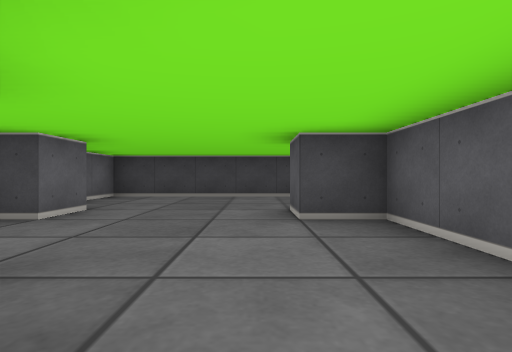
View 1 (above)

13 first-person views from a walk through a cub3D maze. The camera is about half as high as the walls, looks level and sees 80° across. The floor is counted in squares. Each view is taken from the middle of a square. On the plan, view 1 faces up. The plan holds only what a view shows up to about 9 squares ahead; the rest is blank.

View 2
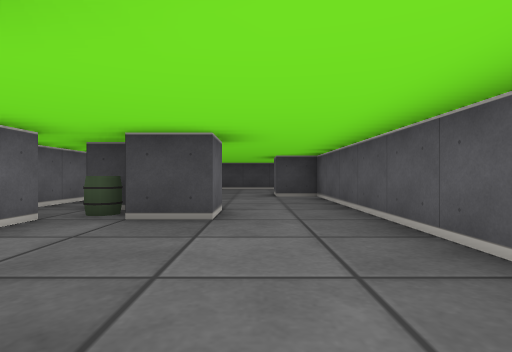

View 3
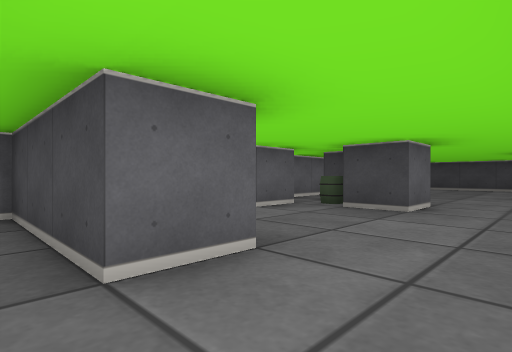

View 4
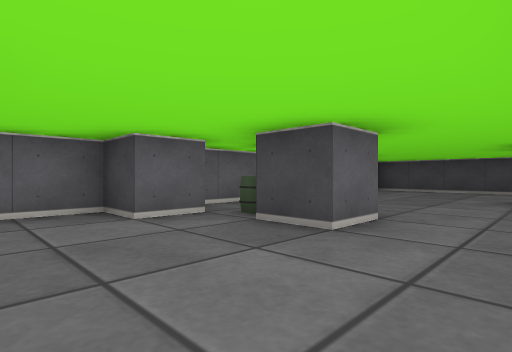

View 5
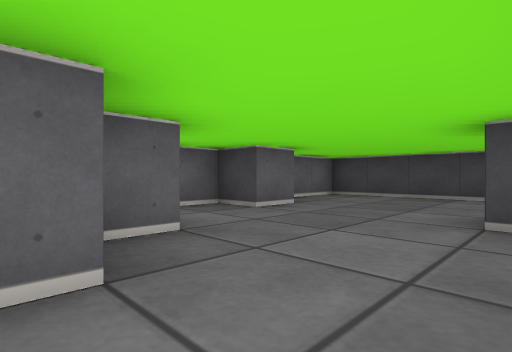

View 6
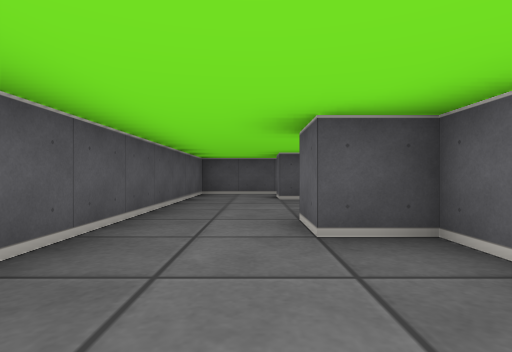

View 7
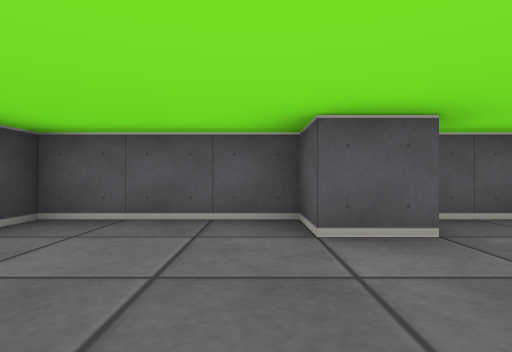

View 8
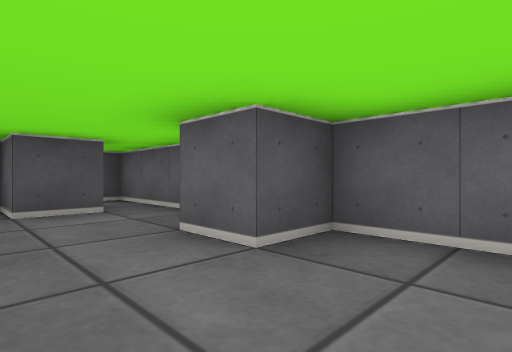

View 9
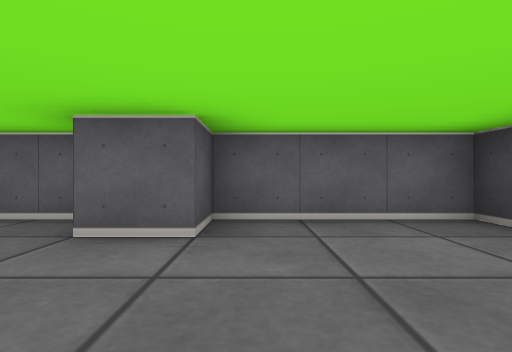

View 10
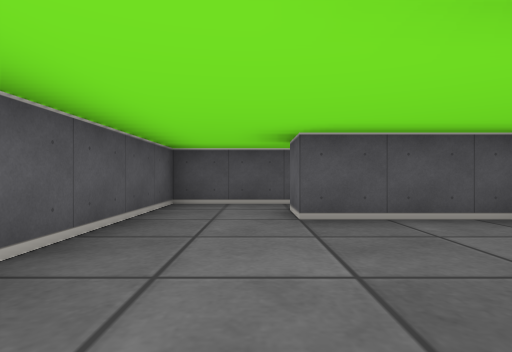

View 11
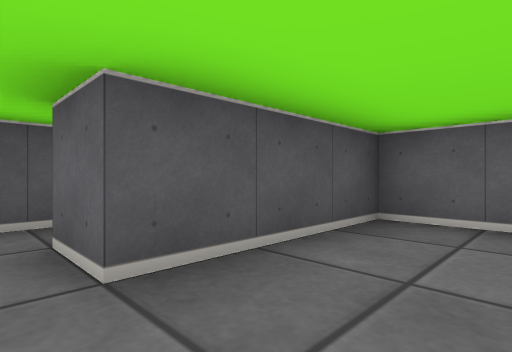

View 12
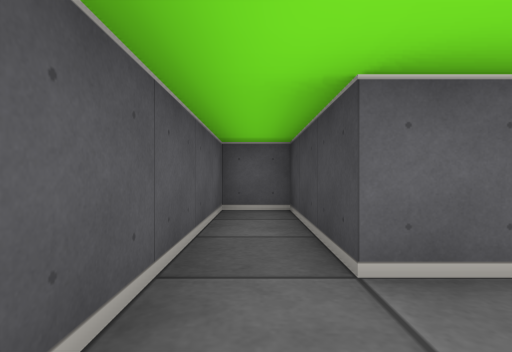

View 13
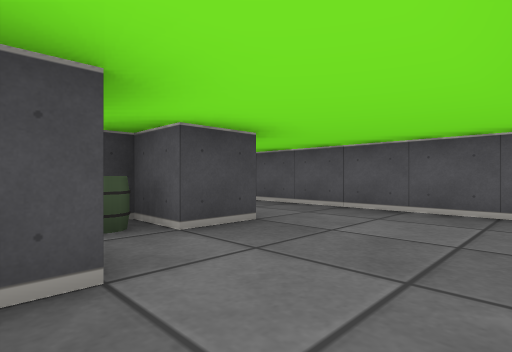

### Floor plan
Points are (right, up) in squares from view 1. A wall is a line through its corners. A room is listed if a view was taken in it or the views show most of it. See-through windows are left out.
Room 1 (views 1, 4, 5, 6, 7, 8, 9, 10, 11, 13)
walls: (-2.5, 1.5) (-1.5, 1.5) (-1.5, 0.5) (-2.5, 0.5); (-1.5, 0.5) (-0.5, 0.5) (-0.5, -0.5) (-1.5, -0.5) (-1.5, 0.5); (-2.5, -0.5) (-2.5, -1.5) (-3.5, -1.5) (-3.5, -3.5) (-0.5, -3.5); (1.5, -3.5) (1.5, 3.5) (0.5, 3.5) (0.5, 4.5) (1.5, 4.5) (1.5, 7.5) (-3.5, 7.5) (-3.5, 4.5) (-2.5, 4.5) (-2.5, 3.5) (-3.5, 3.5) (-3.5, -0.5) (-3.1, -0.5)
ways out: opening at (0.5, -4) to room 2
objects: barrel (-2, 0)
Room 2 (views 2, 3, 12)
walls: (-0.5, -3.5) (-0.5, -4.5) (-3.5, -4.5) (-3.5, -5.5) (1.5, -5.5) (1.5, -3.5)
ways out: opening at (0.5, -4) to room 1

Positions as (right, up) in squares from view 1, and headings:
1: (0, 0), facing up
2: (0, -4), facing up
3: (1, -5), facing up-left
4: (1, -3), facing up-left
5: (1, 0), facing up-left
6: (0, 3), facing down
7: (-2, 5), facing right
8: (-1, 6), facing down-left
9: (0, 5), facing left
10: (0, 0), facing down
11: (0, -2), facing down-left
12: (1, -5), facing left
13: (-3, -3), facing up-right
